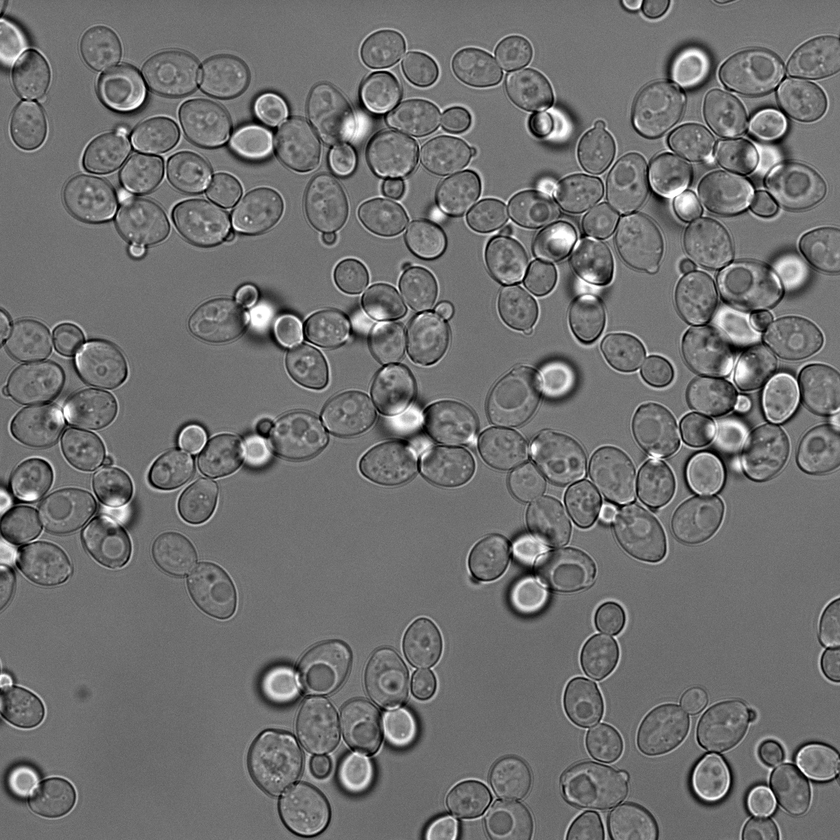
#> input picture Image Processing/images/Yeast_Cells.png, 840 x 840 px, shrunk from 1024 x 1024 before the run
$ python 'generate features in Python.py'
#> lines starting #> are read from the running program, lines starting #| are printed output that depends on the picture
import cv2
import pandas as pd

from skimage.filters.rank import entropy
from skimage.filters import sobel
from skimage.morphology import disk

from scipy import ndimage as ndi

############################ Generate Features #################################

# # 1. Load the image
img = cv2.imread('./images/Yeast_Cells.png')
#> img is the input picture: shape (840, 840, 3); min 0, max 255, mean 112

# reshape the image to one dimension
img2 = img.reshape(-1)


# # 2. Convert the image to grayscale
# img = cv2.cvtColor(img, cv2.COLOR_BGR2GRAY)

# # 3.  apply the entropy filter
# entropy_img = entropy(img, disk(1)) # disk(1) is a 1 pixel radius

# # 4. Display the entropy image
# cv2.imshow('Original image', img)
# cv2.imshow('Entropy image', entropy_img)
# cv2.waitKey(0)
# cv2.destroyAllWindows()


##################################################################################

# apply gaussian blur to the image


gaussian = ndi.gaussian_filter(img, sigma=3) # sigma is the radius of the kernel
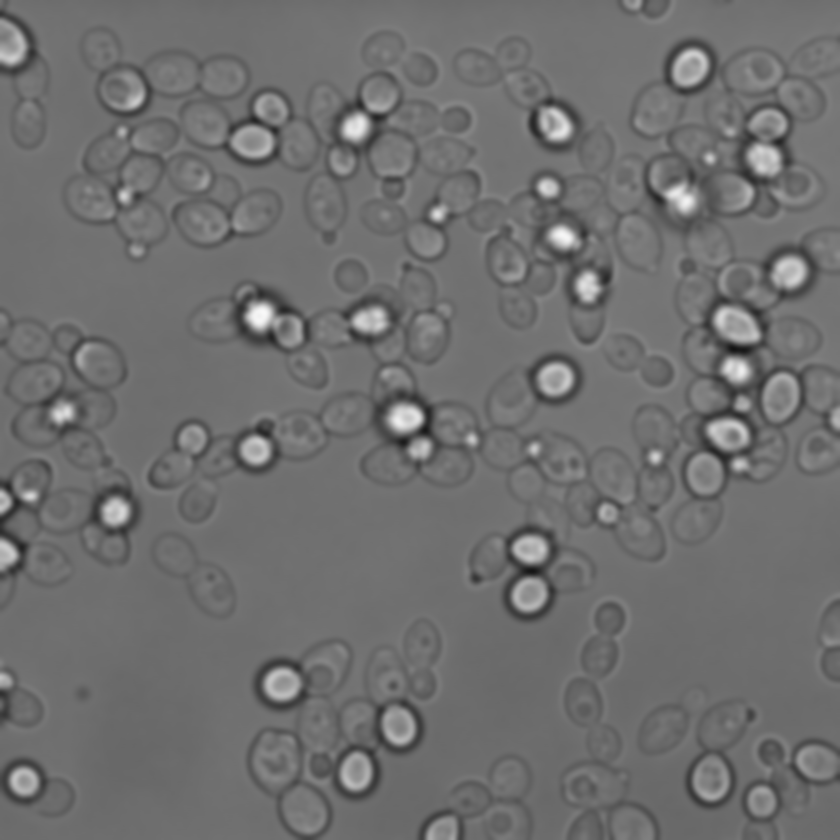
#> gaussian: shape (840, 840, 3); min 19, max 248, mean 111

# reshape the image to one dimension
gaussian2 = gaussian.reshape(-1)

# [9 lines of commented-out code are left out]
sobel = sobel(img)
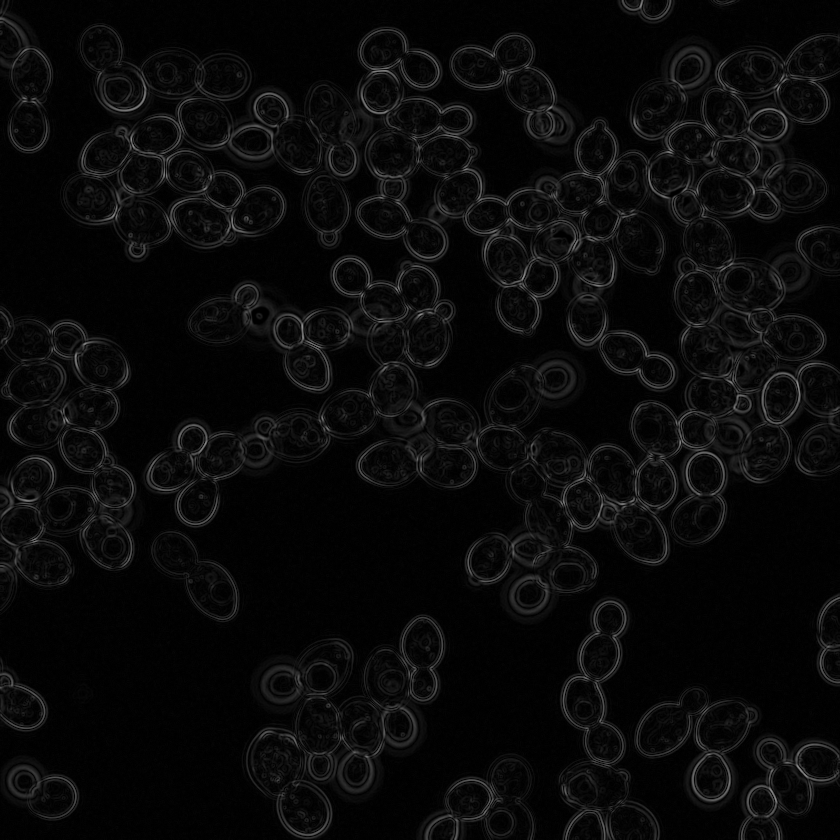
#> sobel: shape (840, 840, 3) float64; min 0, max 0.564, mean 0.0398

# reshape the image to one dimension
sobel2 = sobel.reshape(-1)


# [10 lines of commented-out code are left out]
df = pd.DataFrame()
df['Orginal pixel values'] = img2
print(df.head())

# add the entropy image pixel values as a column to the dataframe
df['Gaussian pixel values'] = gaussian2

# add the sobel image pixel values as a column to the dataframe
df['Sobel pixel values'] = sobel2


df.to_csv('features.csv', index=False)
